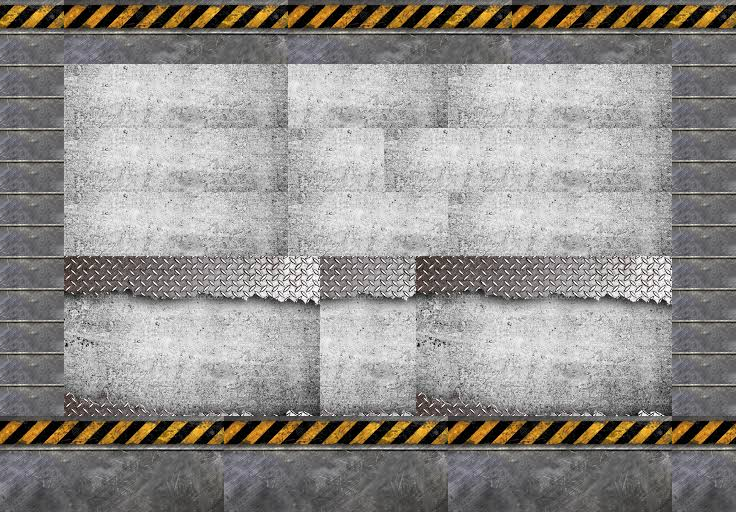

Tiled map render using the project's own tile images. Description and the map definition, with tile-layer contents summarised, below:
An orthogonal 23x16 tile map with 32x32 px tiles, 1 tile layer (set), 4 tilesets and 6 objects (4x floor).

<map version="1.0" orientation="orthogonal" width="23" height="16" tilewidth="32" tileheight="32">
 <tileset firstgid="1" name="roles" tilewidth="32" tileheight="32">
  <image source="evoman/images/roles.png" trans="ff00ff" width="450" height="32" />
  <tile id="0">
   <properties>
    <property name="player" value="yes" />
   </properties>
  </tile>
  <tile id="1">
   <properties>
    <property name="enemy" value="yes" />
   </properties>
  </tile>
  <tile id="2">
   <properties>
    <property name="exit" value="yes" />
   </properties>
  </tile>
  <tile id="3">
   <properties>
    <property name="reverse" value="yes" />
   </properties>
  </tile>
  <tile id="4">
   <properties>
    <property name="life" value="yes" />
   </properties>
  </tile>
  <tile id="5">
   <properties>
    <property name="hd" value="yes" />
   </properties>
  </tile>
  <tile id="6">
   <properties>
    <property name="plat" value="yes" />
   </properties>
  </tile>
  <tile id="7">
   <properties>
    <property name="gun" value="yes" />
   </properties>
  </tile>
  <tile id="8">
   <properties>
    <property name="spike" value="yes" />
   </properties>
  </tile>
  <tile id="9">
   <properties>
    <property name="spike2" value="yes" />
   </properties>
  </tile>
  <tile id="10">
   <properties>
    <property name="score" value="yes" />
   </properties>
  </tile>
  <tile id="11">
   <properties>
    <property name="medicine" value="yes" />
   </properties>
  </tile>
  <tile id="12">
   <properties>
    <property name="spike3" value="yes" />
   </properties>
  </tile>
  <tile id="13">
   <properties>
    <property name="spike4" value="yes" />
   </properties>
  </tile>
 </tileset>
 <tileset firstgid="15" name="images" tilewidth="32" tileheight="32">
  <image source="evoman/images/images.jpg" trans="ff00ff" width="225" height="225" />
 </tileset>
 <tileset firstgid="64" name="download" tilewidth="32" tileheight="32">
  <image source="evoman/images/download.jpg" trans="ff00ff" width="284" height="177" />
 </tileset>
 <tileset firstgid="104" name="tex3" tilewidth="32" tileheight="32">
  <image source="evoman/images/tex3.jpg" trans="ff00ff" width="270" height="186" />
 </tileset>
 <layer name="set" width="23" height="16">
  <data>[368 cells, 368 non-empty, 61 distinct tile ids]</data>
 </layer>
 <objectgroup name="triggers" width="23" height="16" visible="0">
  <object gid="1" x="101" y="353" />
  <object gid="2" x="588" y="356" />
  <object name="floor" x="0" y="2" width="735" height="28">
   <properties>
    <property name="blockers" value="tlrb" />
   </properties>
  </object>
  <object name="floor" x="1" y="30" width="59" height="450">
   <properties>
    <property name="blockers" value="tlrb" />
   </properties>
  </object>
  <object name="floor" x="677" y="32" width="58" height="450">
   <properties>
    <property name="blockers" value="tlrb" />
   </properties>
  </object>
  <object name="floor" x="4" y="419" width="731" height="95">
   <properties>
    <property name="blockers" value="tlrb" />
   </properties>
  </object>
 </objectgroup>
</map>